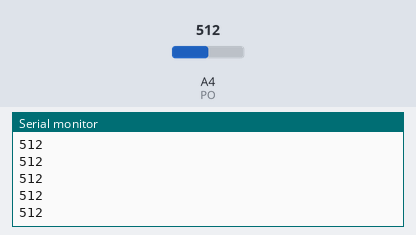
Bench run of a sketch on a simulated Arduino Uno, built with avr-gcc and run on an emulated ATmega328P. On the bench: the last lines printed to the serial monitor. The inputs (shaded band) are chosen by the test bench; at power-on: A4 (PO) = 512.

Above: at 1.2 s.
1.3 s: A4 (PO) set to 716
At 1.31 s:
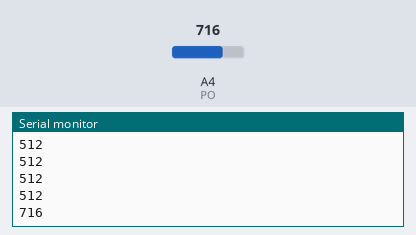
2.8 s: A4 (PO) set to 900
At 2.81 s:
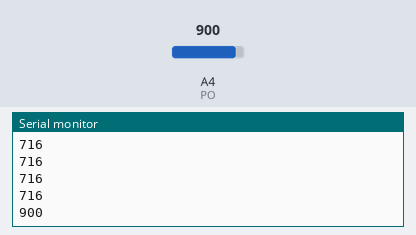
Timing chart, 0 to 5.8 s (numbered marks = the images above; inputs shaded):
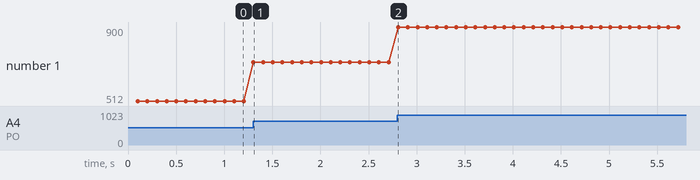

The sketch:

Get_Potentiometer_Reading.ino
```cpp
// #12 Get Potentiometer Reading

// Variables
int PO =  A4;
int val;


void setup() {
  Serial.begin(9600);
  Serial.print("Program Started.");

  // put your setup code here, to run once:
  pinMode(PO,INPUT);


  Serial.print("Program Ended.");
}

void loop() {
  // put your main code here, to run repeatedly:
  val = analogRead(PO);

  Serial.println(val);

  delay(100);
}
```

Measured:
- after the input at 1.3 s, the serial monitor: prints a new line at once (image 1)
- after the input at 2.8 s, the serial monitor: prints a new line at once (image 2)
- plotted number 1: 512 → 716 after the input at 1.3 s, 716 → 900 after the input at 2.8 s
